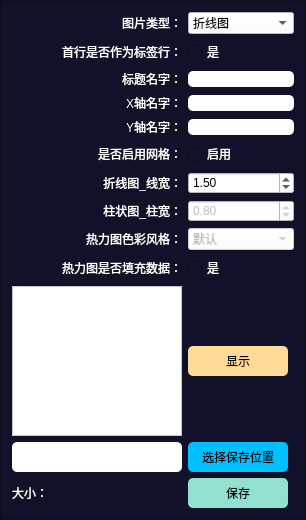
                      <widget class="QFrame" name="frame_visualcontrol">
                       <property name="maximumSize">
                        <size>
                         <width>320</width>
                         <height>16777215</height>
                        </size>
                       </property>
                       <property name="styleSheet">
                        <string notr="true">background-color:#11112A;</string>
                       </property>
                       <property name="frameShape">
                        <enum>QFrame::StyledPanel</enum>
                       </property>
                       <property name="frameShadow">
                        <enum>QFrame::Raised</enum>
                       </property>
                       <layout class="QGridLayout" name="gridLayout_7">
                        <item row="1" column="1">
                         <widget class="QCheckBox" name="checkBox_read_headline">
                          <property name="minimumSize">
                           <size>
                            <width>0</width>
                            <height>0</height>
                           </size>
                          </property>
                          <property name="maximumSize">
                           <size>
                            <width>16777215</width>
                            <height>16777215</height>
                           </size>
                          </property>
                          <property name="styleSheet">
                           <string notr="true">color:white;</string>
                          </property>
                          <property name="text">
                           <string>是</string>
                          </property>
                          <property name="checked">
                           <bool>false</bool>
                          </property>
                         </widget>
                        </item>
                        <item row="2" column="1">
                         <widget class="QLineEdit" name="lineEdit_title">
                          <property name="minimumSize">
                           <size>
                            <width>0</width>
                            <height>0</height>
                           </size>
                          </property>
                          <property name="maximumSize">
                           <size>
                            <width>16777215</width>
                            <height>16777215</height>
                           </size>
                          </property>
                          <property name="styleSheet">
                           <string notr="true">background-color:white;
color:black;
border-radius:5px;</string>
                          </property>
                         </widget>
                        </item>
                        <item row="6" column="0">
                         <widget class="QLabel" name="label_19">
                          <property name="minimumSize">
                           <size>
                            <width>0</width>
                            <height>0</height>
                           </size>
                          </property>
                          <property name="maximumSize">
                           <size>
                            <width>170</width>
                            <height>16777215</height>
                           </size>
                          </property>
                          <property name="styleSheet">
                           <string notr="true">background:transparent;
color:white;</string>
                          </property>
                          <property name="text">
                           <string>折线图_线宽：</string>
                          </property>
                          <property name="alignment">
                           <set>Qt::AlignRight|Qt::AlignTrailing|Qt::AlignVCenter</set>
                          </property>
                         </widget>
                        </item>
                        <item row="1" column="0">
                         <widget class="QLabel" name="label_15">
                          <property name="minimumSize">
                           <size>
                            <width>0</width>
                            <height>0</height>
                           </size>
                          </property>
                          <property name="maximumSize">
                           <size>
                            <width>170</width>
                            <height>16777215</height>
                           </size>
                          </property>
                          <property name="styleSheet">
                           <string notr="true">background:transparent;
color:white;</string>
                          </property>
                          <property name="text">
                           <string>首行是否作为标签行：</string>
                          </property>
                          <property name="alignment">
                           <set>Qt::AlignRight|Qt::AlignTrailing|Qt::AlignVCenter</set>
                          </property>
                         </widget>
                        </item>
                        <item row="8" column="1">
                         <widget class="QComboBox" name="comboBox_hot_color">
                          <property name="enabled">
                           <bool>false</bool>
                          </property>
                          <property name="minimumSize">
                           <size>
                            <width>0</width>
                            <height>0</height>
                           </size>
                          </property>
                          <property name="maximumSize">
                           <size>
                            <width>16777215</width>
                            <height>16777215</height>
                           </size>
                          </property>
                          <property name="styleSheet">
                           <string notr="true">background:white;</string>
                          </property>
                          <item>
                           <property name="text">
                            <string>默认</string>
                           </property>
                          </item>
                          <item>
                           <property name="text">
                            <string>浅蓝-深蓝</string>
                           </property>
                          </item>
                          <item>
                           <property name="text">
                            <string>浅绿-深绿</string>
                           </property>
                          </item>
                          <item>
                           <property name="text">
                            <string>浅橘-深橘</string>
                           </property>
                          </item>
                          <item>
                           <property name="text">
                            <string>浅红-深红</string>
                           </property>
                          </item>
                          <item>
                           <property name="text">
                            <string>浅紫-深紫</string>
                           </property>
                          </item>
                          <item>
                           <property name="text">
                            <string>黄-橘-棕</string>
                           </property>
                          </item>
                          <item>
                           <property name="text">
                            <string>黄绿-深蓝</string>
                           </property>
                          </item>
                          <item>
                           <property name="text">
                            <string>红-黄-蓝</string>
                           </property>
                          </item>
                          <item>
                           <property name="text">
                            <string>彩虹色</string>
                           </property>
                          </item>
                          <item>
                           <property name="text">
                            <string>黄-黑-红</string>
                           </property>
                          </item>
                          <item>
                           <property name="text">
                            <string>粉红-黄-紫</string>
                           </property>
                          </item>
                          <item>
                           <property name="text">
                            <string>紫-黑-红</string>
                           </property>
                          </item>
                          <item>
                           <property name="text">
                            <string>绿-黄</string>
                           </property>
                          </item>
                         </widget>
                        </item>
                        <item row="3" column="1">
                         <widget class="QLineEdit" name="lineEdit_X_name">
                          <property name="minimumSize">
                           <size>
                            <width>0</width>
                            <height>0</height>
                           </size>
                          </property>
                          <property name="maximumSize">
                           <size>
                            <width>16777215</width>
                            <height>16777215</height>
                           </size>
                          </property>
                          <property name="styleSheet">
                           <string notr="true">background-color:white;
color:black;
border-radius:5px;</string>
                          </property>
                         </widget>
                        </item>
                        <item row="7" column="0">
                         <widget class="QLabel" name="label_16">
                          <property name="minimumSize">
                           <size>
                            <width>0</width>
                            <height>0</height>
                           </size>
                          </property>
                          <property name="maximumSize">
                           <size>
                            <width>170</width>
                            <height>16777215</height>
                           </size>
                          </property>
                          <property name="styleSheet">
                           <string notr="true">background:transparent;
color:white;</string>
                          </property>
                          <property name="text">
                           <string>柱状图_柱宽：</string>
                          </property>
                          <property name="alignment">
                           <set>Qt::AlignRight|Qt::AlignTrailing|Qt::AlignVCenter</set>
                          </property>
                         </widget>
                        </item>
                        <item row="11" column="0">
                         <widget class="QLineEdit" name="lineEdit_save_visual_url">
                          <property name="minimumSize">
                           <size>
                            <width>0</width>
                            <height>30</height>
                           </size>
                          </property>
                          <property name="maximumSize">
                           <size>
                            <width>170</width>
                            <height>16777215</height>
                           </size>
                          </property>
                          <property name="styleSheet">
                           <string notr="true">background-color:white;
color:black;
border-radius:5px;</string>
                          </property>
                         </widget>
                        </item>
                        <item row="7" column="1">
                         <widget class="QDoubleSpinBox" name="doubleSpinBox_bar_width">
                          <property name="enabled">
                           <bool>false</bool>
                          </property>
                          <property name="minimumSize">
                           <size>
                            <width>0</width>
                            <height>0</height>
                           </size>
                          </property>
                          <property name="maximumSize">
                           <size>
                            <width>16777215</width>
                            <height>16777215</height>
                           </size>
                          </property>
                          <property name="styleSheet">
                           <string notr="true">background-color:white;</string>
                          </property>
                          <property name="decimals">
                           <number>2</number>
                          </property>
                          <property name="singleStep">
                           <double>0.010000000000000</double>
                          </property>
                          <property name="value">
                           <double>0.800000000000000</double>
                          </property>
                         </widget>
                        </item>
                        <item row="12" column="0">
                         <widget class="QLabel" name="label_visual_size">
                          <property name="minimumSize">
                           <size>
                            <width>0</width>
                            <height>0</height>
                           </size>
                          </property>
                          <property name="maximumSize">
                           <size>
                            <width>170</width>
                            <height>16777215</height>
                           </size>
                          </property>
                          <property name="styleSheet">
                           <string notr="true">background:transparent;
color:white;</string>
                          </property>
                          <property name="text">
                           <string>大小：</string>
                          </property>
                          <property name="alignment">
                           <set>Qt::AlignLeading|Qt::AlignLeft|Qt::AlignVCenter</set>
                          </property>
                         </widget>
                        </item>
                        <item row="9" column="1">
                         <widget class="QCheckBox" name="checkBox_heatmap_annot">
                          <property name="enabled">
                           <bool>false</bool>
                          </property>
                          <property name="minimumSize">
                           <size>
                            <width>0</width>
                            <height>0</height>
                           </size>
                          </property>
                          <property name="maximumSize">
                           <size>
                            <width>16777215</width>
                            <height>16777215</height>
                           </size>
                          </property>
                          <property name="styleSheet">
                           <string notr="true">color:white;</string>
                          </property>
                          <property name="text">
                           <string>是</string>
                          </property>
                         </widget>
                        </item>
                        <item row="4" column="0">
                         <widget class="QLabel" name="label_10">
                          <property name="minimumSize">
                           <size>
                            <width>0</width>
                            <height>0</height>
                           </size>
                          </property>
                          <property name="maximumSize">
                           <size>
                            <width>170</width>
                            <height>16777215</height>
                           </size>
                          </property>
                          <property name="styleSheet">
                           <string notr="true">background:transparent;
color:white;</string>
                          </property>
                          <property name="text">
                           <string>Y轴名字：</string>
                          </property>
                          <property name="alignment">
                           <set>Qt::AlignRight|Qt::AlignTrailing|Qt::AlignVCenter</set>
                          </property>
                         </widget>
                        </item>
                        <item row="6" column="1">
                         <widget class="QDoubleSpinBox" name="doubleSpinBox_plot_linewidth">
                          <property name="minimumSize">
                           <size>
                            <width>0</width>
                            <height>0</height>
                           </size>
                          </property>
                          <property name="maximumSize">
                           <size>
                            <width>16777215</width>
                            <height>16777215</height>
                           </size>
                          </property>
                          <property name="styleSheet">
                           <string notr="true">background-color:white;</string>
                          </property>
                          <property name="decimals">
                           <number>2</number>
                          </property>
                          <property name="singleStep">
                           <double>0.010000000000000</double>
                          </property>
                          <property name="value">
                           <double>1.500000000000000</double>
                          </property>
                         </widget>
                        </item>
                        <item row="5" column="0">
                         <widget class="QLabel" name="label_13">
                          <property name="minimumSize">
                           <size>
                            <width>0</width>
                            <height>0</height>
                           </size>
                          </property>
                          <property name="maximumSize">
                           <size>
                            <width>170</width>
                            <height>16777215</height>
                           </size>
                          </property>
                          <property name="styleSheet">
                           <string notr="true">background:transparent;
color:white;</string>
                          </property>
                          <property name="text">
                           <string>是否启用网格：</string>
                          </property>
                          <property name="alignment">
                           <set>Qt::AlignRight|Qt::AlignTrailing|Qt::AlignVCenter</set>
                          </property>
                         </widget>
                        </item>
                        <item row="5" column="1">
                         <widget class="QCheckBox" name="checkBox_grid_start">
                          <property name="minimumSize">
                           <size>
                            <width>0</width>
                            <height>0</height>
                           </size>
                          </property>
                          <property name="maximumSize">
                           <size>
                            <width>16777215</width>
                            <height>16777215</height>
                           </size>
                          </property>
                          <property name="styleSheet">
                           <string notr="true">color:white;</string>
                          </property>
                          <property name="text">
                           <string>启用</string>
                          </property>
                         </widget>
                        </item>
                        <item row="9" column="0">
                         <widget class="QLabel" name="label_21">
                          <property name="minimumSize">
                           <size>
                            <width>0</width>
                            <height>0</height>
                           </size>
                          </property>
                          <property name="maximumSize">
                           <size>
                            <width>170</width>
                            <height>16777215</height>
                           </size>
                          </property>
                          <property name="styleSheet">
                           <string notr="true">background:transparent;
color:white;</string>
                          </property>
                          <property name="text">
                           <string>热力图是否填充数据：</string>
                          </property>
                          <property name="alignment">
                           <set>Qt::AlignRight|Qt::AlignTrailing|Qt::AlignVCenter</set>
                          </property>
                         </widget>
                        </item>
                        <item row="3" column="0">
                         <widget class="QLabel" name="label_5">
                          <property name="minimumSize">
                           <size>
                            <width>0</width>
                            <height>0</height>
                           </size>
                          </property>
                          <property name="maximumSize">
                           <size>
                            <width>170</width>
                            <height>16777215</height>
                           </size>
                          </property>
                          <property name="styleSheet">
                           <string notr="true">background:transparent;
color:white;</string>
                          </property>
                          <property name="text">
                           <string>X轴名字：</string>
                          </property>
                          <property name="alignment">
                           <set>Qt::AlignRight|Qt::AlignTrailing|Qt::AlignVCenter</set>
                          </property>
                         </widget>
                        </item>
                        <item row="0" column="0">
                         <widget class="QLabel" name="label_4">
                          <property name="minimumSize">
                           <size>
                            <width>0</width>
                            <height>0</height>
                           </size>
                          </property>
                          <property name="maximumSize">
                           <size>
                            <width>170</width>
                            <height>16777215</height>
                           </size>
                          </property>
                          <property name="styleSheet">
                           <string notr="true">background:transparent;
color:white;</string>
                          </property>
                          <property name="text">
                           <string>图片类型：</string>
                          </property>
                          <property name="alignment">
                           <set>Qt::AlignRight|Qt::AlignTrailing|Qt::AlignVCenter</set>
                          </property>
                         </widget>
                        </item>
                        <item row="8" column="0">
                         <widget class="QLabel" name="label_20">
                          <property name="minimumSize">
                           <size>
                            <width>0</width>
                            <height>0</height>
                           </size>
                          </property>
                          <property name="maximumSize">
                           <size>
                            <width>170</width>
                            <height>16777215</height>
                           </size>
                          </property>
                          <property name="styleSheet">
                           <string notr="true">background:transparent;
color:white;</string>
                          </property>
                          <property name="text">
                           <string>热力图色彩风格：</string>
                          </property>
                          <property name="alignment">
                           <set>Qt::AlignRight|Qt::AlignTrailing|Qt::AlignVCenter</set>
                          </property>
                         </widget>
                        </item>
                        <item row="4" column="1">
                         <widget class="QLineEdit" name="lineEdit_Y_name">
                          <property name="minimumSize">
                           <size>
                            <width>0</width>
                            <height>0</height>
                           </size>
                          </property>
                          <property name="maximumSize">
                           <size>
                            <width>16777215</width>
                            <height>16777215</height>
                           </size>
                          </property>
                          <property name="styleSheet">
                           <string notr="true">background-color:white;
color:black;
border-radius:5px;</string>
                          </property>
                         </widget>
                        </item>
                        <item row="0" column="1">
                         <widget class="QComboBox" name="comboBox_visual_types">
                          <property name="minimumSize">
                           <size>
                            <width>0</width>
                            <height>0</height>
                           </size>
                          </property>
                          <property name="maximumSize">
                           <size>
                            <width>16777215</width>
                            <height>16777215</height>
                           </size>
                          </property>
                          <property name="styleSheet">
                           <string notr="true">background:white;</string>
                          </property>
                          <item>
                           <property name="text">
                            <string>折线图</string>
                           </property>
                          </item>
                          <item>
                           <property name="text">
                            <string>纵向条形图</string>
                           </property>
                          </item>
                          <item>
                           <property name="text">
                            <string>横向条形图</string>
                           </property>
                          </item>
                          <item>
                           <property name="text">
                            <string>饼图</string>
                           </property>
                          </item>
                          <item>
                           <property name="text">
                            <string>热力图</string>
                           </property>
                          </item>
                         </widget>
                        </item>
                        <item row="12" column="1">
                         <widget class="QPushButton" name="pushButton_visual_result_save">
                          <property name="minimumSize">
                           <size>
                            <width>0</width>
                            <height>30</height>
                           </size>
                          </property>
                          <property name="maximumSize">
                           <size>
                            <width>100</width>
                            <height>16777215</height>
                           </size>
                          </property>
                          <property name="styleSheet">
                           <string notr="true">background:#90E1D0;
border-radius:5px;</string>
                          </property>
                          <property name="text">
                           <string>保存</string>
                          </property>
                         </widget>
                        </item>
                        <item row="10" column="1">
                         <widget class="QPushButton" name="pushButton_visual_show">
                          <property name="minimumSize">
                           <size>
                            <width>0</width>
                            <height>30</height>
                           </size>
                          </property>
                          <property name="maximumSize">
                           <size>
                            <width>100</width>
                            <height>16777215</height>
                           </size>
                          </property>
                          <property name="styleSheet">
                           <string notr="true">background:#FFDB97;
border-radius:5px;</string>
                          </property>
                          <property name="text">
                           <string>显示</string>
                          </property>
                         </widget>
                        </item>
                        <item row="2" column="0">
                         <widget class="QLabel" name="label_17">
                          <property name="minimumSize">
                           <size>
                            <width>0</width>
                            <height>0</height>
                           </size>
                          </property>
                          <property name="maximumSize">
                           <size>
                            <width>170</width>
                            <height>16777215</height>
                           </size>
                          </property>
                          <property name="styleSheet">
                           <string notr="true">background:transparent;
color:white;</string>
                          </property>
                          <property name="text">
                           <string>标题名字：</string>
                          </property>
                          <property name="alignment">
                           <set>Qt::AlignRight|Qt::AlignTrailing|Qt::AlignVCenter</set>
                          </property>
                         </widget>
                        </item>
                        <item row="11" column="1">
                         <widget class="QPushButton" name="pushButton_visual_save_open">
                          <property name="minimumSize">
                           <size>
                            <width>0</width>
                            <height>30</height>
                           </size>
                          </property>
                          <property name="maximumSize">
                           <size>
                            <width>100</width>
                            <height>16777215</height>
                           </size>
                          </property>
                          <property name="styleSheet">
                           <string notr="true">background:deepskyblue;
border-radius:5px;</string>
                          </property>
                          <property name="text">
                           <string>选择保存位置</string>
                          </property>
                         </widget>
                        </item>
                        <item row="10" column="0">
                         <widget class="QTextBrowser" name="textBrowser_visual_error">
                          <property name="minimumSize">
                           <size>
                            <width>0</width>
                            <height>0</height>
                           </size>
                          </property>
                          <property name="maximumSize">
                           <size>
                            <width>170</width>
                            <height>150</height>
                           </size>
                          </property>
                          <property name="styleSheet">
                           <string notr="true">background:white;</string>
                          </property>
                         </widget>
                        </item>
                       </layout>
                      </widget>
